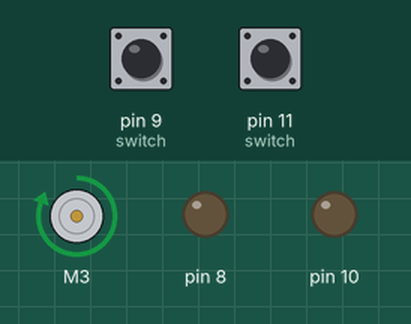
Simulated run of this sketch. Board: Arduino Uno, built with avr-gcc and run on an emulated ATmega328P. Parts: DC motor (green arrow = forward, orange = backward, longer = faster), output pins drawn as LEDs (lit = HIGH). The test bench sets the inputs (shaded band); at power-on: pin 9 (switch) HIGH, pin 11 (switch) HIGH.

Above: at 1.2 s.
1.3 s: pin 9 (switch) pulled LOW for 0.15 s
At 2.3 s:
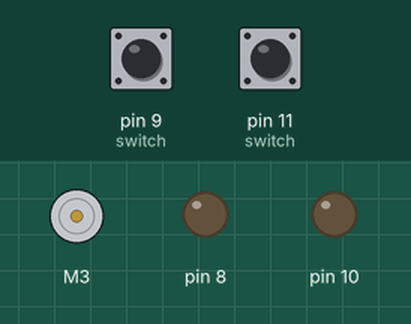
4.4 s: pin 11 (switch) pulled LOW for 3.2 s
At 8.8 s:
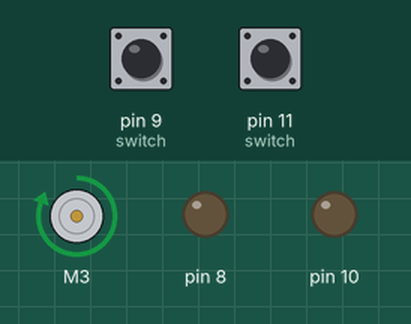
9.1 s: pin 9 (switch) pulled LOW for 1 s
At 14.4 s:
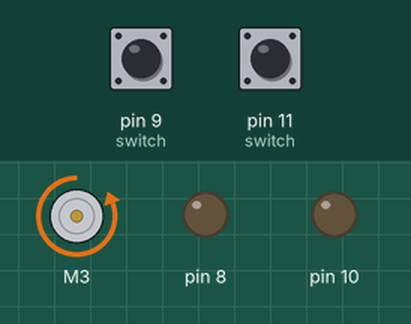
Timing chart, 0 to 15.9 s (numbered marks = the images above; inputs shaded):
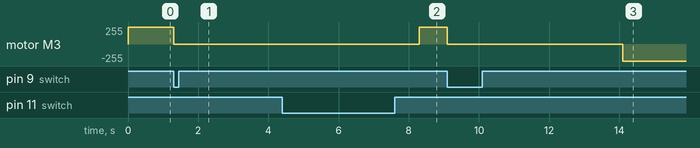

Measured:
- after the input at 1.3 s, motor M3: forward 255/255 → stopped at once
- after the input at 4.4 s, motor M3: stopped → forward 255/255 after 3.9 s
- after the input at 9.1 s, motor M3: forward 255/255 → stopped at once, → backward 255/255 5.0 s later

The sketch:

Nano_Code_motor_UP_DOWN.ino
```cpp
#define RPWM 3 // RPWM pin (output)
#define R_EN 2 // R_EN pin (input)
#define R_IS 4 // R_IS pin (output)

#define LPWM 5 // LPWM pin (output)
#define L_EN 6 //L_EN pin (input)
#define L_IS 7 // L_IS pin (output)
#define CW 1 //do not change
#define CCW 0 //do not change
#define debug 1 //change to 0 to hide serial monitor debugging infornmation or set to 1 to view


#include <RobojaxBTS7960.h>
RobojaxBTS7960 motor(R_EN, RPWM, R_IS, L_EN, LPWM, L_IS, debug);
boolean b0, c0;
boolean state = 1;

void setup()
{
  pinMode(8, OUTPUT);
  digitalWrite(8, LOW);
  pinMode(9, INPUT_PULLUP);

  pinMode(10, OUTPUT);
  digitalWrite(10, LOW);
  pinMode(11, INPUT_PULLUP);

  motor.begin();
}

void loop()
{
  b0 = digitalRead(9); //uppwer switch
  c0 = digitalRead(11); //lower switch


  if (b0 == HIGH && state == 1)
  {
    motor.rotate(100, CW); // run motor with 100% speed in CW direction
  }

  if (b0 == LOW && state == 1)
  {
    motor.stop(); // stops motor after  switch is pressed
    state = 0;
  }

  if (b0 == LOW && state == 0)
  {
    delay(5000); // requred delay for lower switch here
    motor.rotate(100, CCW); // run motor with 100% speed in CCW direction
  }


  if (c0 == HIGH && state == 0)
  {
    motor.rotate(100, CCW); // run motor with 100% speed in CCW direction
  }

  if (c0 == LOW && state == 0)
  {
    motor.stop(); // stops motor after switch is pressed
    state = 1;
  }

  if (c0 == LOW && state == 1)
  {
    delay(2000); // requred delay for upper switch here
    motor.rotate(100, CW); // run motor with 100% speed in CW direction
  }

}
```
